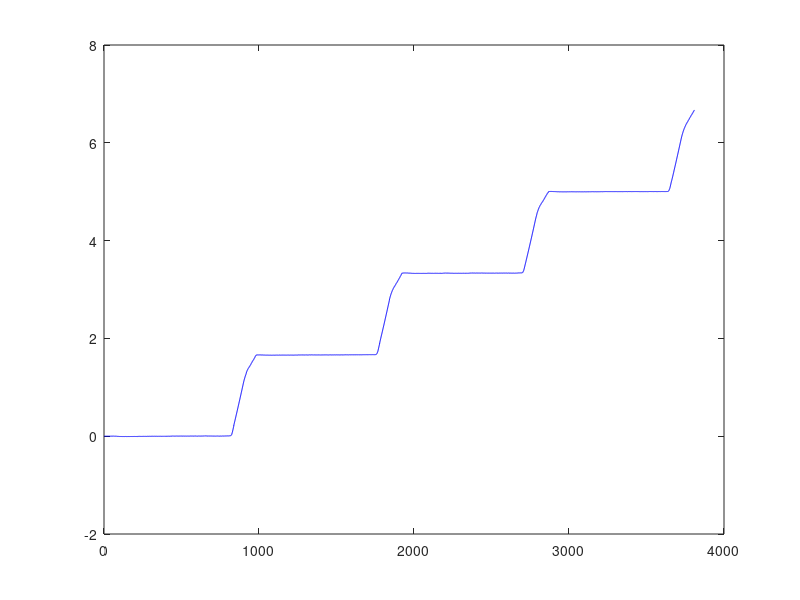
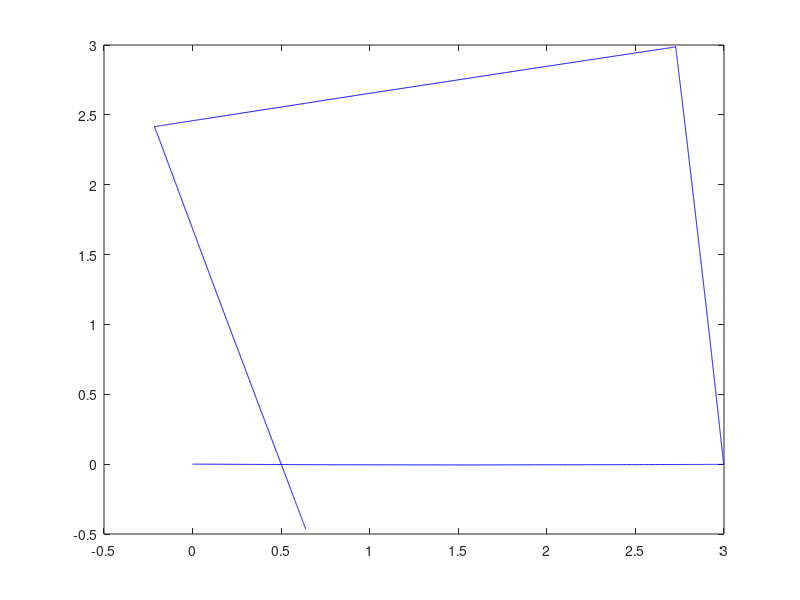

These figures' MATLAB source, in order:
% read the transformations file to one big matrixfile = dlmread("odometry8.txt");tickToMeter = 0.000085292090497737556558; % [m/tick]x = 0;  % [m]y = 0;  % [m]gx = 0;gy = 0;theta = 0; % [rad]gyroTheta = 0;initialtheta = 0;b = 0.23; % wheelbase d [m]XX=[]YY=[]GXX=[]GYY=[]THETATHETA=[]GYROTHETA=[]for row_index = 1:1:size(file,1) 	    if row_index == 1      initialtheta = theta;      end    	  timestamp = file(row_index, 1);    gTheta = 0; %file(row_index, 4);  	  dLeft = file(row_index, 2);	  dRight = file(row_index, 3);    mLeft = dLeft * tickToMeter;    mRight = dRight * tickToMeter;      displacement = (mRight + mLeft)/2;    rotation = (mLeft - mRight)/b; % or gTheta        		x = x + displacement * cos(theta + rotation / 2);  	y = y + displacement * sin(theta + rotation / 2);    theta = theta + rotation;    gyroTheta = gyroTheta + gTheta;    gx = gx + displacement * cos(gyroTheta + gTheta / 2);    gy = gy + displacement * sin(gyroTheta + gTheta / 2);    GXX(end + 1) = gx;    GYY(end + 1) = gy;          		XX(end + 1) = x;    YY(end +1) = y;    THETATHETA(end + 1) = theta;        GYROTHETA(end + 1) = gyroTheta;        end    plot(THETATHETA,"b")hold on%plot(GYROTHETA,"r.")print -djpg thetafigure 2axis equalplot(XX,YY,"b")hold on%plot(GXX,GYY,"r.")